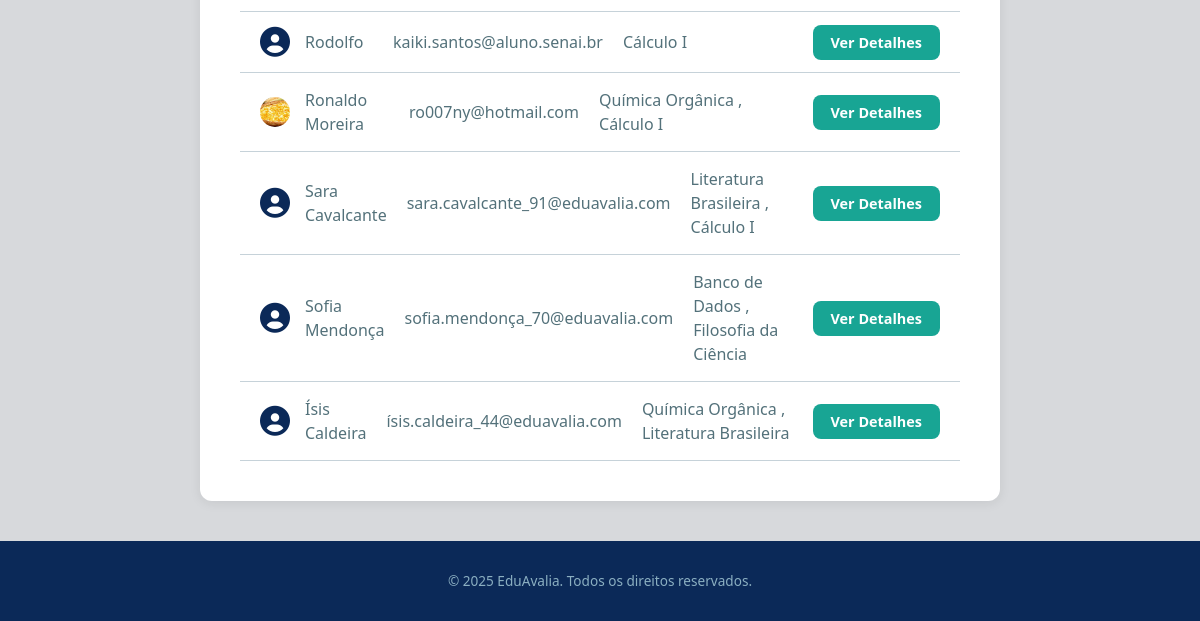
The page /professores/ (signed in, lower part) on the database as committed earlier.
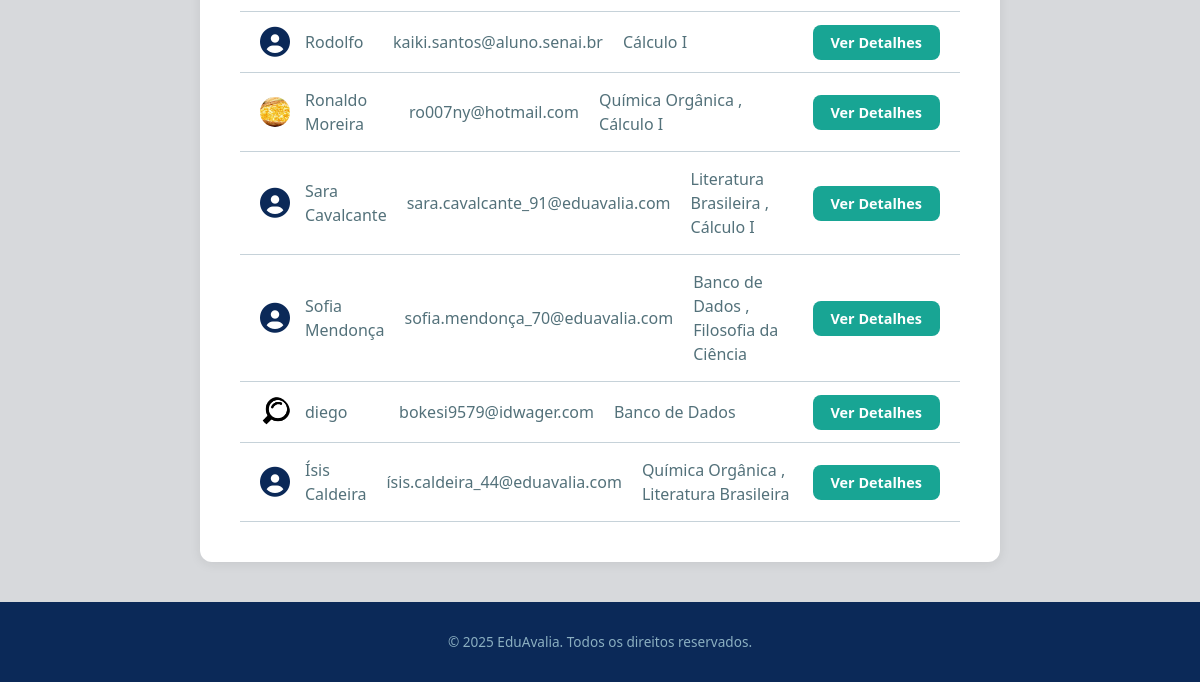
The same page on the database as committed later.
### avaliacoes/models.py (models this page shows, shortened)
class Professor(models.Model):
    user = models.OneToOneField(CustomUser, on_delete=models.CASCADE, limit_choices_to={'user_type': 'professor'})
    foto = models.ImageField(upload_to='professores_fotos/', blank=True, null=True)

class CustomUser(AbstractUser):
    USER_TYPE_CHOICES = (
        ('aluno', 'Aluno'),
        ('professor', 'Professor'),
        ('admin', 'Administrador'),
    )
    user_type = models.CharField(max_length=20, choices=USER_TYPE_CHOICES, default='aluno')
    cpf = models.CharField(max_length=11, unique=True)
    data_nascimento = models.DateField(null=True, blank=True)

class DisciplinaPessoa(models.Model):
    STATUS_CHOICES = [
        ('ativo', 'Ativo'),
        ('inativo', 'Inativo'),
    ]
    disciplina = models.ForeignKey('Materia', on_delete=models.CASCADE)
    pessoa = models.ForeignKey('CustomUser', on_delete=models.CASCADE, related_name='disciplinas_pessoa')
    status = models.CharField(max_length=20, choices=STATUS_CHOICES, default='ativo')
    class Meta:
        unique_together = ('disciplina', 'pessoa')

class Materia(models.Model):
    nome = models.CharField(max_length=100) # Este campo armazena o nome real ("Química")
    codigo = models.CharField(max_length=20, unique=True)
    data_inicio = models.DateField()
    nome_normalized = models.CharField(max_length=100, blank=True, db_index=True)

### avaliacoes/views.py (the view, shortened to what this page needs)
# urls.py: path('professores/', views.lista_professores, name='lista_professores'),
@login_required(login_url='login')
def lista_professores(request):
    professores = Professor.objects.annotate(
        media_nota=Avg('user__disciplinas_pessoa__avaliacoes__categorias_avaliacao__nota')
    ).filter(id__isnull=False).order_by('user__first_name')
    query_professor = request.GET.get('q_professor', '').strip()
    query_disciplina = request.GET.get('q_disciplina', '').strip()
    if query_disciplina:
        professores = professores.filter(
            user__disciplinas_pessoa__disciplina__nome__icontains=query_disciplina
        ).distinct()
    context = {
        'professores': professores,
        'query_professor': query_professor,
        'query_disciplina': query_disciplina
    }
    return render(request, 'avaliacoes/lista_professores.html', context)

### avaliacoes/templates/avaliacoes/lista_professores.html (shortened to what this page needs)
{% extends 'base.html' %}
{% load static %}
{% block content %}
<main class="admin-container">
    <section class="admin-panel">
        <div class="professor-list-container">
            {% for professor in professores %}
            <div class="professor-item" style="
                display: grid;
                grid-template-columns: 2fr 2fr 3fr 1fr;
                gap: 20px;
                padding: 15px 20px;
                border-bottom: 1px solid var(--cinza-claro);
                align-items: center;
                color: var(--verde-escuro-letras);
            ">
                <div style="display: flex; align-items: center;">
                    {% if professor.foto %}
                        <img src="{{ professor.foto.url }}" alt="Foto de {{ professor.user.first_name }}" style="
                            width: 30px;
                            height: 30px;
                            border-radius: 50%; /* Deixa a foto redonda */
                            object-fit: cover; /* Garante que a imagem não distorça */
                            margin-right: 15px;
                        ">
                    {% else %}
                        <i class="fas fa-user-circle" style="
                            font-size: 30px;
                            color: var(--azul-marinho);
                            margin-right: 15px;
                        "></i>
                    {% endif %}
                    <span>{{ professor.user.first_name }} {{ professor.user.last_name }}</span>
                </div>
                <span>{{ professor.user.email }}</span>
                <span>
                    {% for dp in professor.user.disciplinas_pessoa.all %}
                        {{ dp.disciplina.nome }}
                        {% if not forloop.last %}, {% endif %} {% empty %}
                        <span style="opacity: 0.7;">Nenhuma disciplina</span>
                    {% endfor %}
                </span>
                <div>
                    <a href="{% url 'detalhes_professor' professor.id %}" class="btn" style="
                        padding: 8px 18px;
                        font-size: 0.9rem;
                        white-space: nowrap;
                    ">
                        Ver Detalhes
                    </a>
                </div>
            </div>
            {% empty %}
                <p style="padding: 20px; color: var(--cinza-escuro-letras);">Nenhum professor cadastrado ainda.</p>
            {% endfor %}
            </div>
    </section>
</main>
{% endblock content %}

Rows that differ between the two databases and show on the page:
added Professor: foto (picture), user.first_name "diego", user.email "bokesi9579@idwager.com"
added DisciplinaPessoa: disciplina.nome "Banco de Dados", shown under "diego"
